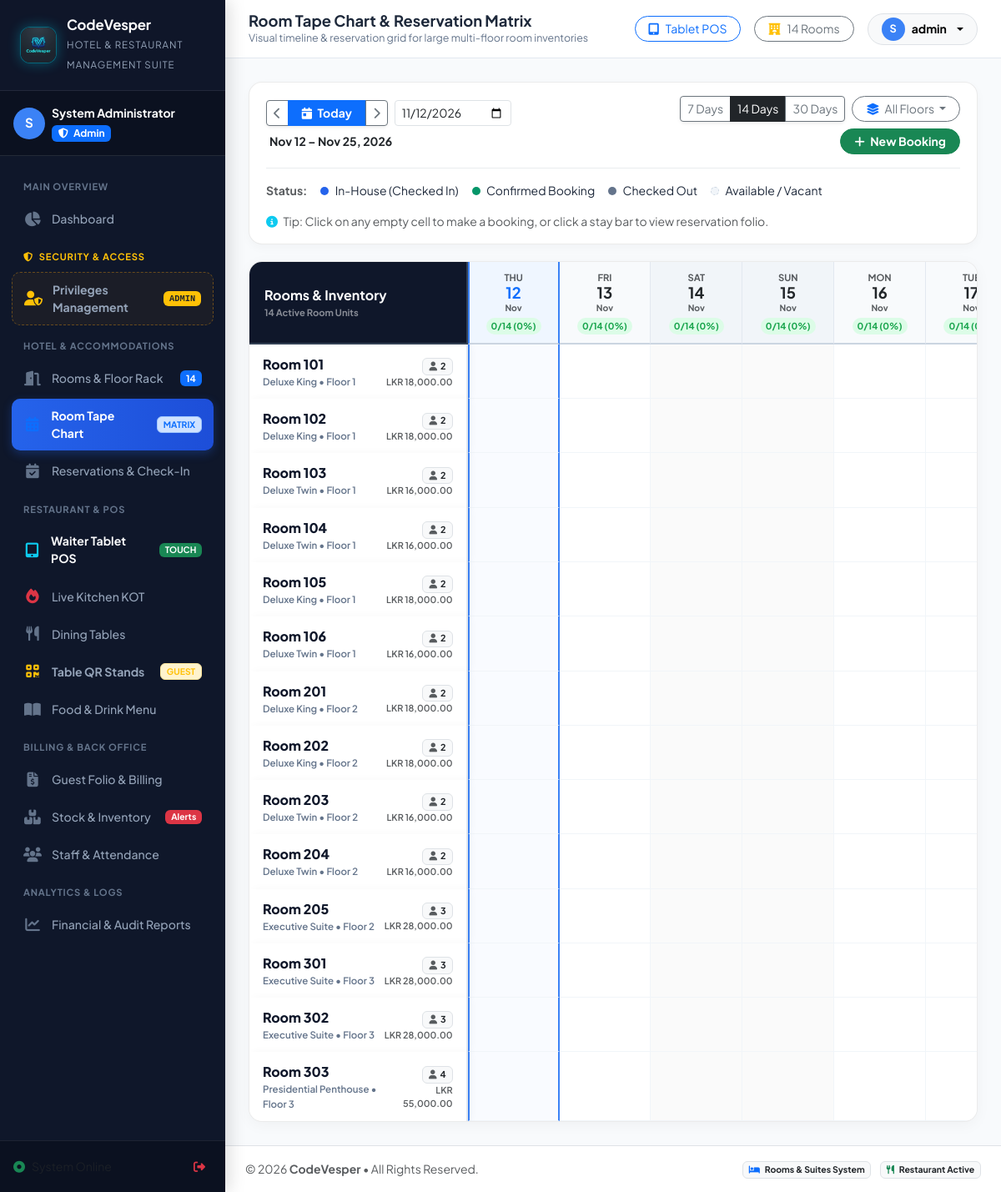
/timeline.php (signed in), run on the app's committed database.
### tables this page shows
CREATE TABLE `rooms` (
  `id` int NOT NULL AUTO_INCREMENT,
  `room_number` varchar(10) NOT NULL,
  `room_type_id` int NOT NULL,
  `floor` int NOT NULL,
  `status` enum('vacant','reserved','occupied','dirty','maintenance') DEFAULT 'vacant',
  `daily_rate` decimal(10,2) NOT NULL,
  `notes` varchar(255) DEFAULT NULL,
  PRIMARY KEY (`id`)  ,
  UNIQUE KEY `room_number` (`room_number`),
  KEY `room_type_id` (`room_type_id`),
  CONSTRAINT `rooms_ibfk_1` FOREIGN KEY (`room_type_id`) REFERENCES `room_types` (`id`)
);

CREATE TABLE `room_types` (
  `id` int NOT NULL AUTO_INCREMENT,
  `name` varchar(50) NOT NULL,
  `code` varchar(10) NOT NULL,
  `base_price` decimal(10,2) NOT NULL,
  `capacity` int DEFAULT '2',
  `amenities` text DEFAULT NULL,
  `description` text DEFAULT NULL,
  PRIMARY KEY (`id`)  ,
  UNIQUE KEY `code` (`code`)
);

### timeline.php (the view, shortened to what this page needs)
<?php
require_once __DIR__ . '/includes/header.php';
$db = getDbConnection();
$rangeDays = isset($_GET['range']) && in_array((int)$_GET['range'], [7, 14, 30]) ? (int)$_GET['range'] : 14;
$startDateParam = isset($_GET['start_date']) && preg_match('/^\d{4}-\d{2}-\d{2}$/', $_GET['start_date']) ? $_GET['start_date'] : date('Y-m-d');
$selectedFloor = isset($_GET['floor']) && $_GET['floor'] !== 'all' ? (int)$_GET['floor'] : 'all';
$startDate = new DateTime($startDateParam);
$endDate = clone $startDate;
$endDate->modify('+' . ($rangeDays - 1) . ' days');
$dates = [];
$current = clone $startDate;
for ($i = 0; $i < $rangeDays; $i++) {
    $dates[] = [
        'date'     => $current->format('Y-m-d'),
        'day_num'  => $current->format('d'),
        'day_name' => $current->format('D'),
        'month'    => $current->format('M'),
        'is_today' => ($current->format('Y-m-d') === date('Y-m-d')),
        'is_weekend' => in_array($current->format('N'), [6, 7])
    ];
    $current->modify('+1 day');
}
$roomQuery = "
    SELECT r.id, r.room_number, r.floor, r.status, r.daily_rate,
           rt.name as type_name, rt.code as type_code, rt.capacity, rt.amenities
    FROM rooms r
    JOIN room_types rt ON r.room_type_id = rt.id
";
$params = [];
$roomQuery .= " ORDER BY r.floor ASC, r.room_number ASC";
$stmt = $db->prepare($roomQuery);
$stmt->execute($params);
$rooms = $stmt->fetchAll(PDO::FETCH_ASSOC);
$matrixBookings = [];
$occupancyPerDate = [];
foreach ($dates as $d) {
    $occupancyPerDate[$d['date']] = 0;
}
$prevStart = clone $startDate;
$prevStart->modify('-' . $rangeDays . ' days');
$nextStart = clone $startDate;
$nextStart->modify('+' . $rangeDays . ' days');
?>
<div class="timeline-toolbar">
    <div class="row g-3 align-items-center">
        <div class="col-12 col-lg-5">
            <div class="d-flex align-items-center gap-2 flex-wrap">
                <div class="btn-group shadow-sm">
                    <a href="timeline.php?start_date=<?= $prevStart->format('Y-m-d') ?>&range=<?= $rangeDays ?>&floor=<?= $selectedFloor ?>" class="btn btn-outline-secondary btn-sm" title="Previous <?= $rangeDays ?> Days">
                        <i class="fa-solid fa-chevron-left"></i>
                    </a>
                    <a href="timeline.php?start_date=<?= date('Y-m-d') ?>&range=<?= $rangeDays ?>&floor=<?= $selectedFloor ?>" class="btn btn-primary btn-sm px-3 fw-bold">
                        <i class="fa-solid fa-calendar-day me-1"></i> Today
                    </a>
                    <a href="timeline.php?start_date=<?= $nextStart->format('Y-m-d') ?>&range=<?= $rangeDays ?>&floor=<?= $selectedFloor ?>" class="btn btn-outline-secondary btn-sm" title="Next <?= $rangeDays ?> Days">
                        <i class="fa-solid fa-chevron-right"></i>
                    </a>
                </div>
                <form method="GET" action="timeline.php" class="d-inline-flex align-items-center gap-1">
                    <input type="date" name="start_date" class="form-control form-control-sm" value="<?= $startDate->format('Y-m-d') ?>" onchange="this.form.submit()" style="max-width: 140px;">
                </form>
                <span class="small fw-bold text-dark d-none d-md-inline ms-1">
                    <?= $startDate->format('M d') ?> &ndash; <?= $endDate->format('M d, Y') ?>
                </span>
            </div>
        </div>
        <div class="col-12 col-lg-7">
            <div class="d-flex align-items-center justify-content-lg-end gap-2 flex-wrap">
                <div class="btn-group btn-group-sm shadow-sm" role="group">
                    <a href="timeline.php?start_date=<?= $startDateParam ?>&range=7&floor=<?= $selectedFloor ?>" class="btn <?= ($rangeDays == 7) ? 'btn-dark' : 'btn-outline-secondary' ?>">7 Days</a>
                    <a href="timeline.php?start_date=<?= $startDateParam ?>&range=14&floor=<?= $selectedFloor ?>" class="btn <?= ($rangeDays == 14) ? 'btn-dark' : 'btn-outline-secondary' ?>">14 Days</a>
                    <a href="timeline.php?start_date=<?= $startDateParam ?>&range=30&floor=<?= $selectedFloor ?>" class="btn <?= ($rangeDays == 30) ? 'btn-dark' : 'btn-outline-secondary' ?>">30 Days</a>
                </div>
                <div class="dropdown">
                    <button class="btn btn-sm btn-outline-secondary dropdown-toggle rounded-pill px-3" type="button" data-bs-toggle="dropdown">
                        <i class="fa-solid fa-layer-group text-primary me-1"></i>
                        <span><?= ($selectedFloor === 'all') ? 'All Floors' : 'Floor ' . $selectedFloor ?></span>
                    </button>
                </div>
                <a href="bookings.php" class="btn btn-sm btn-success rounded-pill px-3 fw-bold">
                    <i class="fa-solid fa-plus me-1"></i> New Booking
                </a>
            </div>
        </div>
    </div>
    <div class="d-flex align-items-center justify-content-between flex-wrap gap-3 pt-3 mt-3 border-top border-light-subtle small">
        <div class="d-flex align-items-center gap-3 flex-wrap">
            <span class="text-muted fw-bold">Status:</span>
            <span><span class="legend-dot" style="background: #2563eb;"></span> In-House (Checked In)</span>
            <span><span class="legend-dot" style="background: #059669;"></span> Confirmed Booking</span>
            <span><span class="legend-dot" style="background: #64748b;"></span> Checked Out</span>
            <span><span class="legend-dot" style="background: #f1f5f9; border: 1px dashed #cbd5e1;"></span> Available / Vacant</span>
        </div>
        <div class="text-muted">
            <i class="fa-solid fa-circle-info text-info me-1"></i> Tip: Click on any empty cell to make a booking, or click a stay bar to view reservation folio.
        </div>
    </div>
</div>
<div class="timeline-container">
    <div class="matrix-scroll-wrapper">
        <table class="matrix-table">
            <thead>
                <tr>
                    <th class="matrix-header-cell corner-cell">
                        <div class="fw-bold fs-6">Rooms & Inventory</div>
                        <div class="small text-white-50" style="font-size: 0.7rem;"><?= count($rooms) ?> Active Room Units</div>
                    </th>
                    <?php foreach ($dates as $d):
                        $occCount = $occupancyPerDate[$d['date']] ?? 0;
                        $totalR = count($rooms);
                        $occPercent = ($totalR > 0) ? round(($occCount / $totalR) * 100) : 0;
                        $pillClass = ($occPercent >= 80) ? 'occ-high' : (($occPercent >= 40) ? 'occ-med' : 'occ-low');
                    ?>
                        <th class="matrix-header-cell <?= $d['is_today'] ? 'today-col' : '' ?> <?= $d['is_weekend'] ? 'weekend-col' : '' ?>">
                            <div class="text-muted text-uppercase" style="font-size: 0.7rem; font-weight: 700;"><?= $d['day_name'] ?></div>
                            <div class="fw-bold <?= $d['is_today'] ? 'text-primary' : 'text-dark' ?>" style="font-size: 1.15rem; line-height: 1.1;">
                                <?= $d['day_num'] ?>
                            </div>
                            <div class="text-muted" style="font-size: 0.65rem;"><?= $d['month'] ?></div>
                            <div class="occ-pill <?= $pillClass ?>" title="<?= $occCount ?> of <?= $totalR ?> rooms booked">
                                <?= $occCount ?>/<?= $totalR ?> (<?= $occPercent ?>%)
                            </div>
                        </th>
                    <?php endforeach; ?>
                </tr>
            </thead>
            <tbody>
                <?php if (empty($rooms)): ?>
                    <tr>
                        <td colspan="<?= count($dates) + 1 ?>" class="text-center py-5 text-muted">
                            <i class="fa-solid fa-door-closed fs-1 d-block mb-2 text-secondary opacity-50"></i>
                            No rooms found for the selected filter.
                        </td>
                    </tr>
                <?php else: ?>
                    <?php
                    foreach ($rooms as $room):
                        $rId = $room['id'];
                    ?>
                        <tr>
                            <td class="matrix-room-col">
                                <div class="d-flex align-items-center justify-content-between">
                                    <div>
                                        <div class="room-badge-num">
                                            <?= htmlspecialchars($room['room_number']) ?>
                                        </div>
                                        <div class="room-badge-type">
                                            <?= htmlspecialchars($room['type_name']) ?> &bull; Floor <?= $room['floor'] ?>
                                        </div>
                                    </div>
                                    <div class="text-end">
                                        <span class="badge bg-light text-dark border" style="font-size: 0.68rem;">
                                            <i class="fa-solid fa-user me-1 text-muted"></i><?= $room['capacity'] ?>
                                        </span>
                                        <div class="text-muted" style="font-size: 0.68rem; font-weight: 600;">
                                            <?= formatMoney($room['daily_rate']) ?>
                                        </div>
                                    </div>
                                </div>
                            </td>
                            <?php foreach ($dates as $d):
                                $dateStr = $d['date'];
                                $hasBooking = isset($matrixBookings[$rId][$dateStr]);
                                $booking = $hasBooking ? $matrixBookings[$rId][$dateStr] : null;
                            ?>
                                <td class="matrix-cell <?= $d['is_today'] ? 'today-cell' : '' ?> <?= $d['is_weekend'] ? 'weekend-cell' : '' ?>">
                                    <?php if ($booking):
                                        $statusClass = ($booking['status'] === 'checked_in') ? 'stay-in-house' : (($booking['status'] === 'checked_out') ? 'stay-checked-out' : 'stay-confirmed');
                                        $statusLabel = ($booking['status'] === 'checked_in') ? 'In-House' : (($booking['status'] === 'checked_out') ? 'Departed' : 'Confirmed');
                                    ?>
                                        <div class="stay-capsule <?= $statusClass ?>"
                                             onclick="openReservationModal(<?= htmlspecialchars(json_encode($booking)) ?>)"
                                             title="<?= htmlspecialchars($booking['guest_name']) ?> (<?= $booking['booking_ref'] ?>)&#10;Dates: <?= $booking['check_in_date'] ?> to <?= $booking['check_out_date'] ?>&#10;Status: <?= $statusLabel ?>">
                                            <div class="stay-guest-name">
                                                <i class="fa-solid <?= ($booking['status'] === 'checked_in') ? 'fa-key' : 'fa-calendar-check' ?> me-1 small"></i>
                                                <?= htmlspecialchars($booking['guest_name']) ?>
                                            </div>
                                            <div class="stay-meta">
                                                <span><?= $booking['booking_ref'] ?></span> &bull;
                                                <span><?= $statusLabel ?></span>
                                            </div>
                                        </div>
                                    <?php else: ?>
                                        <a href="bookings.php?room_id=<?= $rId ?>&date=<?= $dateStr ?>" class="slot-available" title="Click to book <?= htmlspecialchars($room['room_number']) ?> on <?= $d['day_name'] ?>, <?= $d['day_num'] ?> <?= $d['month'] ?>">
                                            <i class="fa-solid fa-plus me-1"></i> Book
                                        </a>
                                    <?php endif; ?>
                                </td>
                            <?php endforeach; ?>
                        </tr>
                    <?php endforeach; ?>
                <?php endif; ?>
            </tbody>
        </table>
    </div>
</div>
<?php require_once __DIR__ . '/includes/footer.php'; ?>

### assets/css/style.css (style rules this page uses)
:root { --primary: #1e3a8a; --primary-light: #3b82f6; --primary-dark: #0f172a; --gold: #d97706; --gold-light: #f59e0b; --gold-subtle: #fef3c7; --sidebar-bg: #0f172a; --sidebar-hover: #1e293b; --sidebar-active: #2563eb; --body-bg: #f8fafc; --card-bg: #ffffff; --text-main: #1e293b; --text-muted: #64748b; --border-color: #e2e8f0; --sidebar-width: 270px; --topbar-height: 70px; --radius-sm: 8px; --radius-md: 12px; --radius-lg: 18px; --shadow-sm: 0 1px 3px rgba(0,0,0,0.06), 0 1px 2px rgba(0,0,0,0.04); --shadow-md: 0 4px 12px -2px rgba(0,0,0,0.08), 0 2px 6px -1px rgba(0,0,0,0.04); --shadow-lg: 0 12px 24px -4px rgba(0,0,0,0.12), 0 4px 10px -2px rgba(0,0,0,0.05); }
* { box-sizing: border-box; }
body { font-family: 'Plus Jakarta Sans', sans-serif; background-color: var(--body-bg); color: var(--text-main); overflow-x: hidden; margin: 0; padding: 0; }

### assets/css/pos.css (style rules this page uses)
html, body { overflow-x: hidden !important; max-width: 100vw !important; }

### data on the page
rooms: room_number "Room 101", room_type.name "Deluxe King", floor "1", room_type.capacity "2", daily_rate "LKR 18,000.00"
rooms: room_number "Room 102", room_type.name "Deluxe King", floor "1", room_type.capacity "2", daily_rate "LKR 18,000.00"
rooms: room_number "Room 103", room_type.name "Deluxe Twin", floor "1", room_type.capacity "2", daily_rate "LKR 16,000.00"
rooms: room_number "Room 104", room_type.name "Deluxe Twin", floor "1", room_type.capacity "2", daily_rate "LKR 16,000.00"
rooms: room_number "Room 105", room_type.name "Deluxe King", floor "1", room_type.capacity "2", daily_rate "LKR 18,000.00"
rooms: room_number "Room 106", room_type.name "Deluxe Twin", floor "1", room_type.capacity "2", daily_rate "LKR 16,000.00"
rooms: room_number "Room 201", room_type.name "Deluxe King", floor "2", room_type.capacity "2", daily_rate "LKR 18,000.00"
rooms: room_number "Room 202", room_type.name "Deluxe King", floor "2", room_type.capacity "2", daily_rate "LKR 18,000.00"
rooms: room_number "Room 203", room_type.name "Deluxe Twin", floor "2", room_type.capacity "2", daily_rate "LKR 16,000.00"
rooms: room_number "Room 204", room_type.name "Deluxe Twin", floor "2", room_type.capacity "2", daily_rate "LKR 16,000.00"
rooms: room_number "Room 205", room_type.name "Executive Suite", floor "2", room_type.capacity "3", daily_rate "LKR 28,000.00"
rooms: room_number "Room 301", room_type.name "Executive Suite", floor "3", room_type.capacity "3", daily_rate "LKR 28,000.00"
rooms: room_number "Room 302", room_type.name "Executive Suite", floor "3", room_type.capacity "3", daily_rate "LKR 28,000.00"
rooms: room_number "Room 303", room_type.name "Presidential Penthouse", floor "3", room_type.capacity "4", daily_rate "LKR 55,000.00"

### other printed values
APP_NAME "CodeVesper"
APP_TAGLINE "HOTEL & RESTAURANT MANAGEMENT SUITE"
substr($user['full_name'] ?? 'U', 0, 1) "S"
$user['full_name'] "System Administrator"
$dynamicRoomCount "14"
$pageTitle "Room Tape Chart & Reservation Matrix"
$pageSubtitle "Visual timeline & reservation grid for large multi-floor room inventories"
$totalHeaderRooms "14"
substr($currentUser['full_name'], 0, 1) "S"
$currentUser['username'] "admin"
$startDate->format('M d') "Nov 12"
$endDate->format('M d, Y') "Nov 25, 2026"
count($rooms) "14"
$d['day_name'] "THU"
$d['day_num'] "12"
